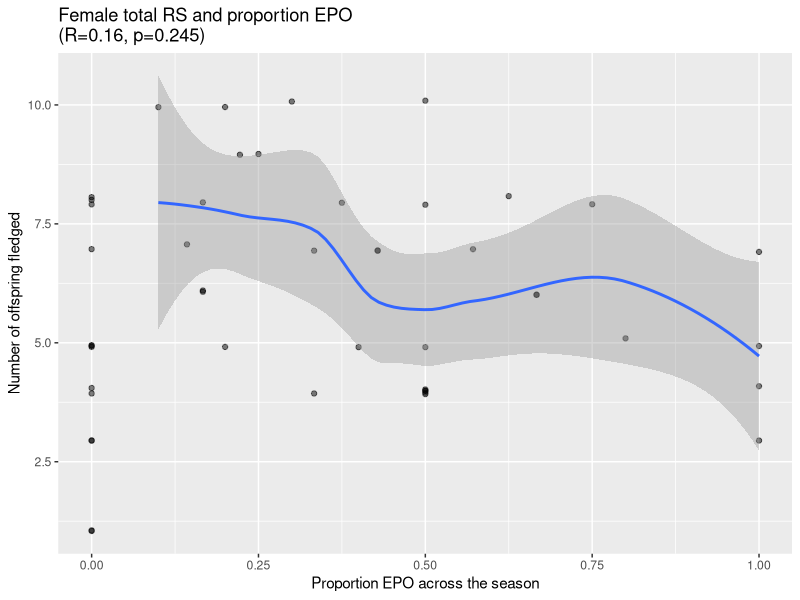
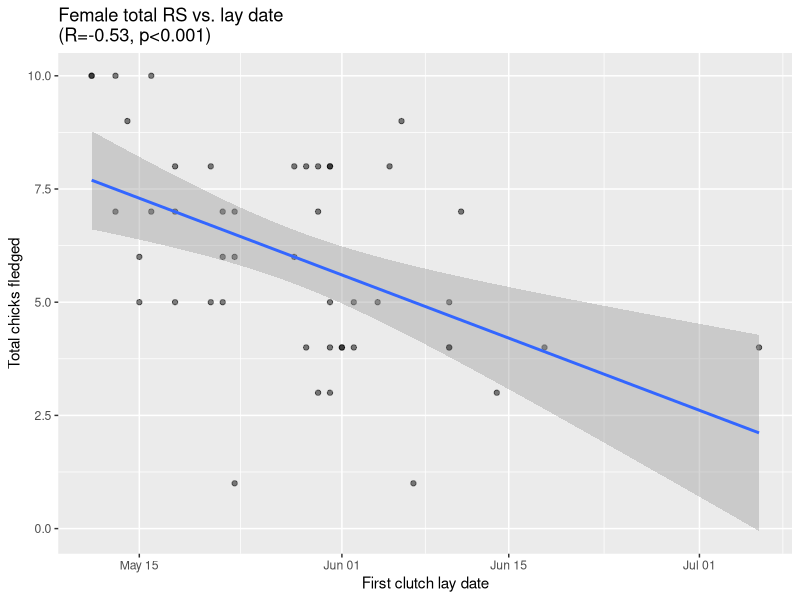
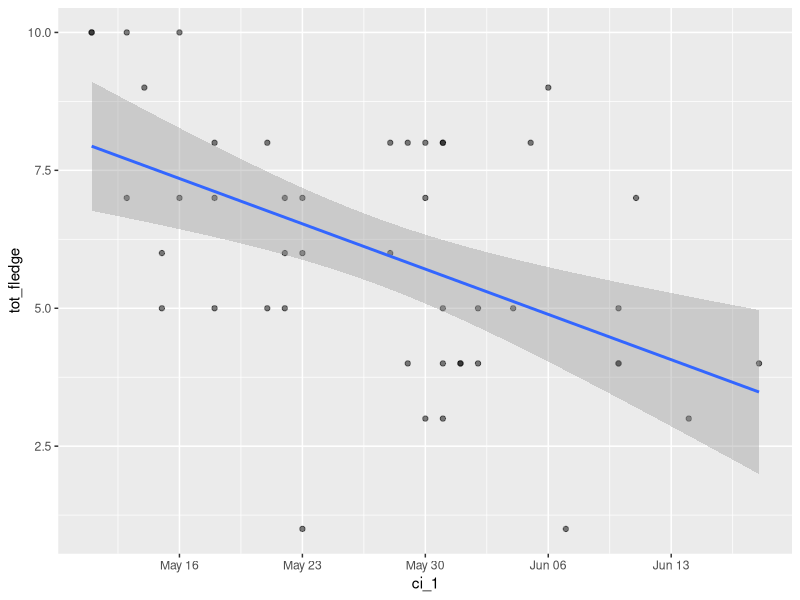
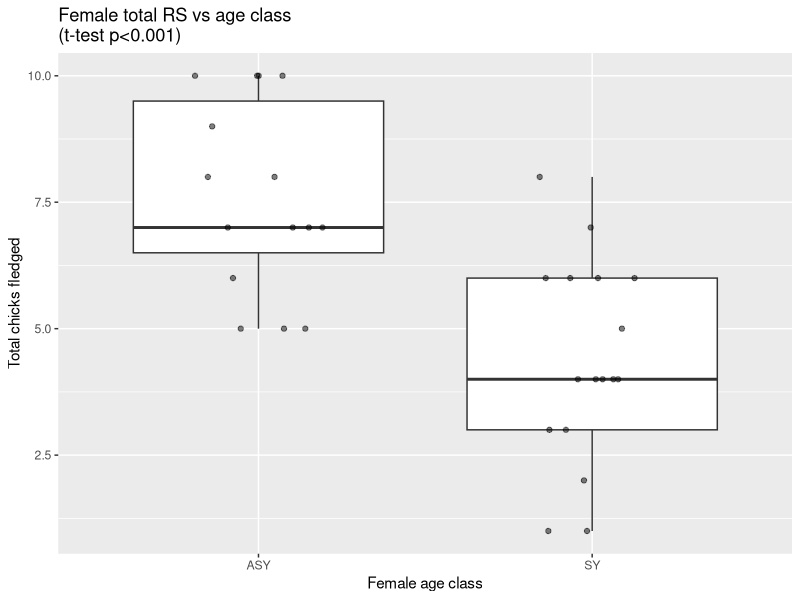
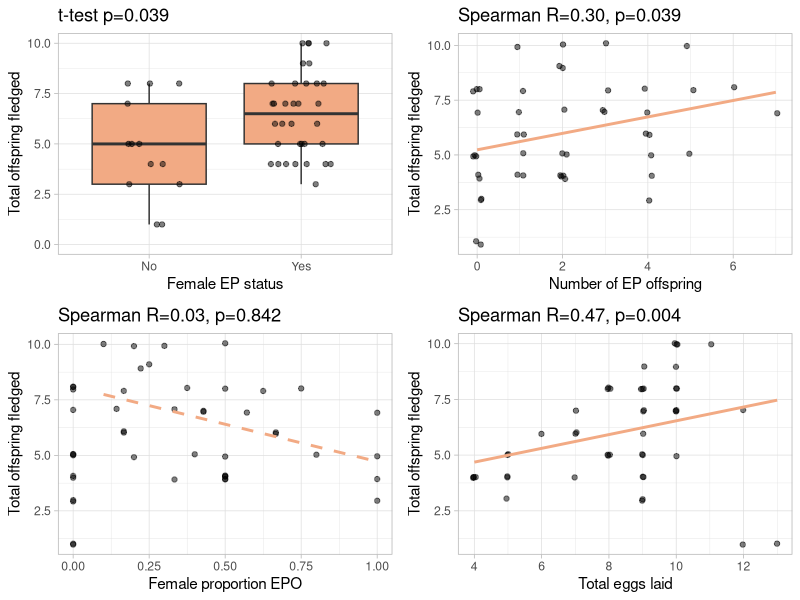
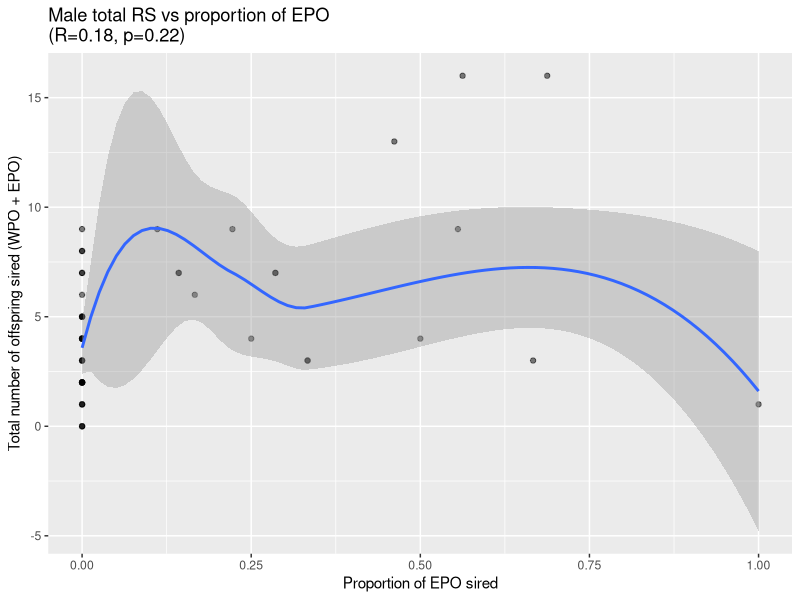
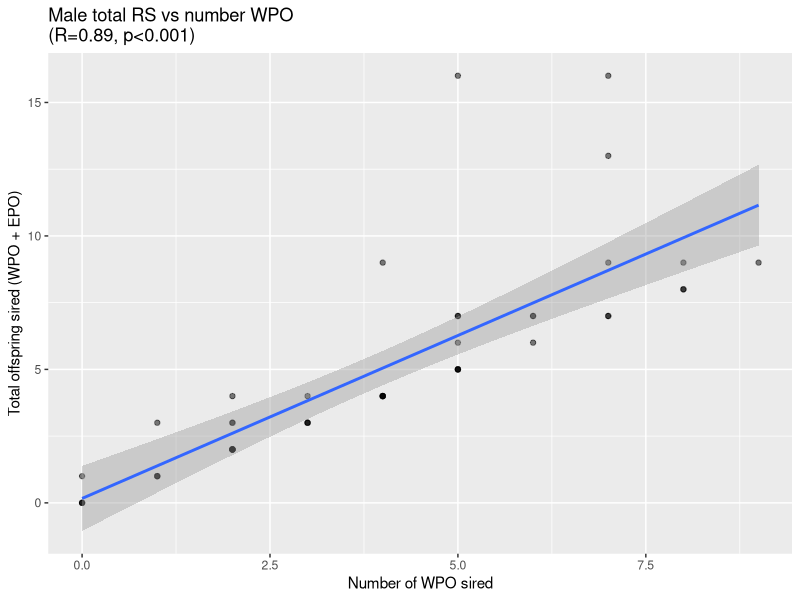
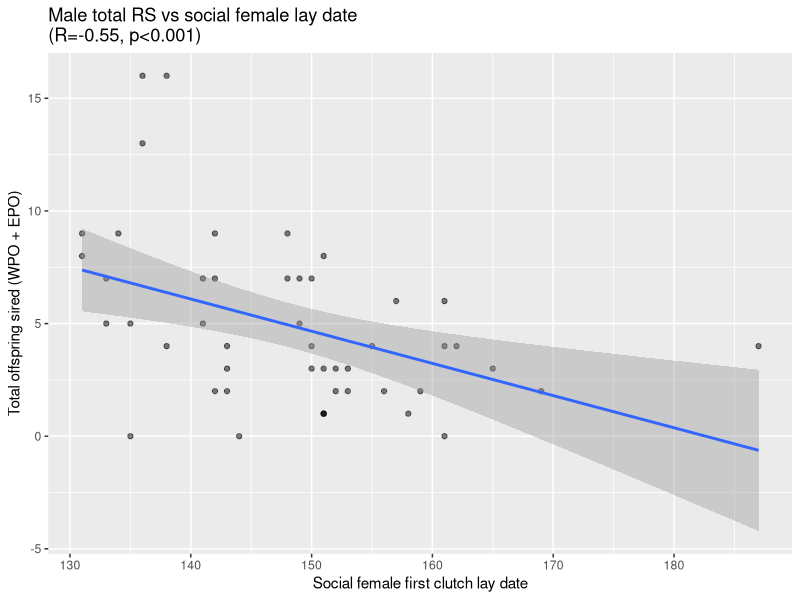

Source code (R) for these figures, in order:

################################################################################
# Exploratory figures for female seasonal reproductive success
# Heather Kenny-Duddela
# Aug 20, 2024
################################################################################

# load data
fem <- read.csv("input-files/female_season_table_2025-03-13.csv")

male <- read.csv("input-files/male_season_table_2025-03-13.csv")

### libraries
library(tidyverse) # ggplot2, dplyr, lubridate
library(ggpubr) # for arranging multiple plots in the same panel

# add julian date for ci
fem$ci_1 <- ymd(fem$ci_1)
fem$ci_1_julian <- yday(fem$ci_1)

male$socF_ci <- ymd(male$socF_ci)
male$socF_ci_julian <- yday(male$socF_ci)



################################################################################

fem$ep.yes.factor <- factor(fem$ep.yes, levels=c(0,1), labels=c("No","Yes"))

### Do females with EPP fledge more chicks? 
fem.epp.rs <- ggplot(fem, aes(x=ep.yes.factor, y=tot_fledge, group=ep.yes)) +
  geom_boxplot(fill="#F2AA84") +
  geom_point(alpha=0.5,
             position=position_jitter(width=0.2, height=0)) +
  xlab("Female EP status") +
  ylab("Total offspring fledged") +
  ggtitle("t-test p=0.039") +
  ylim(0,10) +
  theme_light()

# ggsave("output-files/female RS and binary EPP.png", w=4, h=6, scale=0.5)
  

t.test(tot_fledge ~ ep.yes, data=fem)
# Welch Two Sample t-test
# 
# data:  tot_fledge by ep.yes
# t = -2.2141, df = 18.958, p-value = 0.03928
# alternative hypothesis: true difference in means between group 0 and group 1 is not equal to 0
# 95 percent confidence interval:
#   -3.30994821 -0.09276673
# sample estimates:
#   mean in group 0 mean in group 1 
# 4.769231        6.470588 

cor.test(fem$tot_fledge, fem$ep.yes, method="spearman")
# Spearman's rank correlation rho
# 
# data:  fem$tot_fledge and fem$ep.yes
# S = 12207, p-value = 0.04471
# alternative hypothesis: true rho is not equal to 0
# sample estimates:
#       rho 
# 0.2942075 


### Do females with higher proportion EPO fledge more chicks? 
fem.prop.rs <- ggplot(fem, aes(x=season.prop.ep, y=tot_fledge, group=ep.yes)) +
  geom_point(alpha=0.5, 
             position=position_jitter(width=0.0, height=0.1)) +
  xlab("Female proportion EPO") +
  ylab("Total offspring fledged")+
  ggtitle("Spearman R=0.03, p=0.842") +
  geom_smooth(method=lm, se=F, linetype="dashed", color="#F2AA84")+
  theme_light() 

# ggsave("output-files/female rs and prop EPO.png", h=4, w=6.6, scale=0.5)

cor.test(fem$season.prop.ep, fem$tot_fledge, method="spearman")
# Spearman's rank correlation rho
# 
# data:  fem$season.prop.ep and fem$tot_fledge
# S = 16781, p-value = 0.8424
# alternative hypothesis: true rho is not equal to 0
# sample estimates:
#        rho 
# 0.02980223 

## check spline smooth
ggplot(fem, aes(x=season.prop.ep, y=tot_fledge, group=ep.yes)) +
  geom_point(alpha=0.5, 
             position=position_jitter(width=0.0, height=0.1)) +
  xlab("Proportion EPO across the season") +
  ylab("Number of offspring fledged") +
  ggtitle("Female total RS and proportion EPO\n(R=0.16, p=0.245)") +
  geom_smooth(method=loess)



### Do females with a higher number of EPO fledge more chicks? 
fem.num.rs <- ggplot(fem, aes(x=num.epo, y=tot_fledge)) +
  geom_point(alpha=0.5, position=position_jitter(h=0.1, w=0.1)) +
  geom_smooth(method=lm, se=F, color="#F2AA84") +
  ylab(NULL) +
  xlab("Number of EP offspring") +
  ylab("Total offspring fledged") +
  ggtitle("Spearman R=0.30, p=0.039") +
  theme_light()

ggsave("output-files/female RS and number EPO.png", h=4, w=6.6, scale=0.5)

cor.test(fem$num.epo, fem$tot_fledge, method="spearman")
# Spearman's rank correlation rho
# 
# data:  fem$num.epo and fem$tot_fledge
# S = 12065, p-value = 0.03879
# alternative hypothesis: true rho is not equal to 0
# sample estimates:
#      rho 
# 0.302467 


### Do female who lay earlier fledge more chicks?

ggplot(fem, aes(x=ci_1, y=tot_fledge)) +
         geom_point(alpha=0.5) +
  geom_smooth(method=lm) +
  xlab("First clutch lay date") +
  ylab("Total chicks fledged") +
  ggtitle("Female total RS vs. lay date\n(R=-0.53, p<0.001)")

ggsave("output-files/female RS vs lay date.png")

cor.test(fem$ci_1_julian, fem$tot_fledge, method="spearman")
# Spearman's rank correlation rho
# 
# data:  fem$ci_1_julian and fem$tot_fledge
# S = 26436, p-value = 0.0001345
# alternative hypothesis: true rho is not equal to 0
# sample estimates:
#        rho 
# -0.5284522 

# check relationship with July dates removed
fem.early <- subset(fem, fem$ci_1_julian<187)

ggplot(fem.early, aes(x=ci_1, y=tot_fledge)) +
  geom_point(alpha=0.5) +
  geom_smooth(method=lm)


### do older females have more offspring? 

# subset known age females
fem.age <- subset(fem, fem$certainty!="low")

ggplot(fem.age, aes(x=age.class, y=tot.chick)) +
  geom_boxplot() +
  geom_point(alpha=0.5, 
             position=position_jitter(width=0.2, height=0)) +
  xlab("Female age class") +
  ylab("Total chicks fledged") +
  ggtitle("Female total RS vs age class\n(t-test p<0.001)")

ggsave("output-files/female RS vs age class.png")

t.test(tot.chick ~ age.class, data=fem.age)  
# Welch Two Sample t-test
# 
# data:  tot.chick by age.class
# t = 4.0067, df = 19.383, p-value = 0.0007296
# alternative hypothesis: true difference in means between group older and group young is not equal to 0
# 95 percent confidence interval:
#   1.614017 5.134646
# sample estimates:
#   mean in group older mean in group young 
# 7.727273            4.352941 


## Do females who lay more eggs fledge more offspring? 

fem.eggs.rs <- ggplot(fem, aes(x=tot_eggs, y=tot_fledge)) +
  geom_point(alpha=0.5, position=position_jitter(h=0.05, w=0.05)) +
  geom_smooth(method=lm, se=F, color="#F2AA84")+
  ylab("Total offspring fledged") +
  xlab("Total eggs laid") +
  ggtitle("Spearman R=0.47, p=0.004") +
  theme_light()

ggsave("output-files/female RS and fecundity.png", h=6, w=8, scale=0.5)

cor.test(fem$tot_eggs, fem$tot_fledge, method="spearman")
# Spearman's rank correlation rho
# 
# data:  fem$tot_eggs and fem$tot_fledge
# S = 10225, p-value = 0.004326
# alternative hypothesis: true rho is not equal to 0
# sample estimates:
#       rho 
# 0.4088508

ggarrange(fem.epp.rs, fem.num.rs, fem.prop.rs, fem.eggs.rs, 
          nrow=2, ncol=2)

## Do females who have more mates fledge more offspring?
fem.mates.rs <- ggplot(fem, aes(x=num.tot.mates, y=tot_fledge)) +
  geom_point(alpha=0.5, position=position_jitter(h=0.05, w=0.05))+
  geom_smooth(method=lm, se=F, color="#F2AA84")+
  ylab("Total offspring fledged") +
  xlab("Total genetic sires") +
  ggtitle("Spearman R=0.39, p=0.007") +
  theme_light()

cor.test(fem$num.tot.mates, fem$tot_fledge, method="spearman")
# Spearman's rank correlation rho
# 
# data:  fem$num.tot.mates and fem$tot_fledge
# S = 10636, p-value = 0.007523
# alternative hypothesis: true rho is not equal to 0
# sample estimates:
#       rho 
# 0.3850706 


##################################################################################
# Exploratory figs for male RS

# Note that for males, we estimate RS based on the sampled chicks only, not 
# on the number that actually fledged. 

male$ep.yes.factor <- factor(male$ep.yes, levels=c(0,1), labels=c("No","Yes"))

### Do males with EP sire more chicks overall? 
male.ep.rs <- ggplot(male, aes(x=ep.yes.factor, y=tot.chick)) +
  geom_boxplot(fill="#0033CC") + ylim(0,16) +
  geom_point(alpha=0.5,
             position=position_jitter(width=0.2, height=0))+
  xlab("Male EP status (outside social nest)") +
  ylab("Total offspring sired\n(EPO + WPO)") +
  ggtitle("t-test p=0.004")+
  theme_light()

ggsave("output-files/male RS vs binary epp.png", w=4, h=6, scale=0.5)

t.test(tot.chick ~ ep.yes, data=male)
# Welch Two Sample t-test
# 
# data:  tot.chick by ep.yes
# t = -3.2047, df = 21.647, p-value = 0.004144
# alternative hypothesis: true difference in means between group 0 and group 1 is not equal to 0
# 95 percent confidence interval:
#   -6.118842 -1.308103
# sample estimates:
#   mean in group 0 mean in group 1 
# 3.580645        7.294118 


### Do males with more EPO sire more chicks overall? 
male.num.rs <- ggplot(male, aes(x=ep.chick, y=tot.chick)) +
  geom_point(alpha=0.5, 
             position=position_jitter(h=0.1, w=0.1)) +
  geom_smooth(method=lm, se=F, color="#0033CC") +
  xlab("Number of EPO sired") +
  ylab("Total offspring sired\n(WPO + EPO)") +
  ggtitle("Spearman R=0.50, p<0.001") +
  theme_light()

ggsave("output-files/male RS vs number EPO.png", h=4, w=6.6, scale=0.5)

cor.test(male$ep.chick, male$tot.chick, method="spearman")
# Spearman's rank correlation rho
# 
# data:  male$ep.chick and male$tot.chick
# S = 9187.5, p-value = 0.0002837
# alternative hypothesis: true rho is not equal to 0
# sample estimates:
#       rho 
# 0.5013314 


### Do males who sire a higher proportion of EP offspring have higher RS?
male.prop.rs <- ggplot(male, aes(x=prop.sired.epo, y=tot.chick)) +
  geom_point(alpha=0.5, position=position_jitter(h=0.1, w=0)) +
  geom_smooth(method=lm, se=F, linetype="solid", color="#0033CC") +
  xlab("Proportion of total sired that are EPO") +
  ylab("Total offspring sired\n(WPO + EPO)") +
  ggtitle("Spearman R=0.39, p=0.005") +
  theme_light()

ggsave("output-files/male RS vs prop epo sired.png", h=4, w=6.6, scale=0.5)

cor.test(male$prop.sired.epo, male$tot.chick, method="spearman")
# Spearman's rank correlation rho
# 
# data:  male$prop.sired.epo and male$tot.chick
# S = 11169, p-value = 0.005624
# alternative hypothesis: true rho is not equal to 0
# sample estimates:
#       rho 
# 0.3937573 

## check spline smooth
ggplot(male, aes(x=prop.sired.epo, y=tot.chick)) +
  geom_point(alpha=0.5) +
  geom_smooth(method="loess") +
  xlab("Proportion of EPO sired") +
  ylab("Total number of offspring sired (WPO + EPO)") +
  ggtitle("Male total RS vs proportion of EPO\n(R=0.18, p=0.22)")

# check pattern of tot chick vs. WPO
male$wp.chick <- male$tot.chick - male$ep.chick

ggplot(male, aes(x=wp.chick, y=tot.chick)) +
  geom_point(alpha=0.5) +
  geom_smooth(method=lm) +
  xlab("Number of WPO sired") +
  ylab("Total offspring sired (WPO + EPO)")+
  ggtitle("Male total RS vs number WPO\n(R=0.89, p<0.001)")

ggsave("output-files/male RS vs number WPO.png")

cor.test(male$wp.chick, male$tot.chick, method="spearman")
# Spearman's rank correlation rho
# 
# data:  male$wp.chick and male$tot.chick
# S = 1236.7, p-value < 2.2e-16
# alternative hypothesis: true rho is not equal to 0
# sample estimates:
#       rho 
# 0.9328739 


### Do males whose social mates lay earlier have higher RS?
ggplot(male, aes(x=ci_julian, y=tot.chick)) +
  geom_point(alpha=0.5) +
  geom_smooth(method=lm)+
  xlab("Social female first clutch lay date") +
  ylab("Total offspring sired (WPO + EPO)") +
  ggtitle("Male total RS vs social female lay date\n(R=-0.55, p<0.001)")

ggsave("output-files/male RS vs socF lay date.png")

cor.test(male$socF_ci_julian, male$tot.chick, method="spearman")
# Spearman's rank correlation rho
# 
# data:  male$socF_ci_julian and male$tot.chick
# S = 27485, p-value = 0.0003853
# alternative hypothesis: true rho is not equal to 0
# sample estimates:
#        rho 
# -0.4917913 




### Do older males sire more offspring? 

# subset known age males
male.age <- subset(male, male$certainty!="low")

ggplot(male.age, aes(x=age.class, y=tot.chick)) +
  geom_boxplot() + ylim(0,16) +
  geom_point(alpha=0.5, 
             position=position_jitter(width=0.1, height=0)) +
  xlab("Male age class") +
  ylab("Total offspring sired (WPO + EPO)") +
  ggtitle("Male total RS vs age class for known age males\n(t-test p=0.009)")

ggsave("output-files/male RS vs age class.png")

t.test(tot.chick ~ age.class, data=male.age)
# Welch Two Sample t-test
# 
# data:  tot.chick by age.class
# t = 4.1437, df = 22.148, p-value = 0.0004199
# alternative hypothesis: true difference in means between group ASY and group SY is not equal to 0
# 95 percent confidence interval:
#   2.363293 7.095530
# sample estimates:
#   mean in group ASY  mean in group SY 
# 7.529412          2.800000 

##  Do males with more mates sire more offspring? 
male.mates.rs <- ggplot(male, aes(x=num.tot.mates, y=tot.chick)) +
  geom_point(alpha=0.5, position=position_jitter(h=0.1, w=0.1)) +
  geom_smooth(method=lm, se=F, linetype="solid", color="#0033CC") +
  xlab("Total genetic dams") +
  ylab("Total offspring sired\n(WPO + EPO)") +
  scale_x_continuous(breaks=c(1,2,3,4,5,6)) +
  ggtitle("Spearman R=0.63, p<0.001") +
  theme_light()

cor.test(male$num.tot.mates, male$tot.chick, method="spearman")
# Spearman's rank correlation rho
# 
# data:  male$num.tot.mates and male$tot.chick
# S = 6748.2, p-value = 1.332e-06
# alternative hypothesis: true rho is not equal to 0
# sample estimates:
#       rho 
# 0.6337264 

# female and male RS in same panel ---------------------------------------------
#-------------------------------------------------------------------------------

ggarrange(fem.epp.rs, male.ep.rs, fem.num.rs, male.num.rs,
          fem.prop.rs, male.prop.rs, fem.mates.rs, male.mates.rs, fem.eggs.rs,
          nrow=5, ncol=2,
          labels=c("A","B","C","D","E","F","G","H","I"))

ggsave("output-files/RS patterns female and male combined_2025-03-13_bluetan.png", h=11, w=8)


